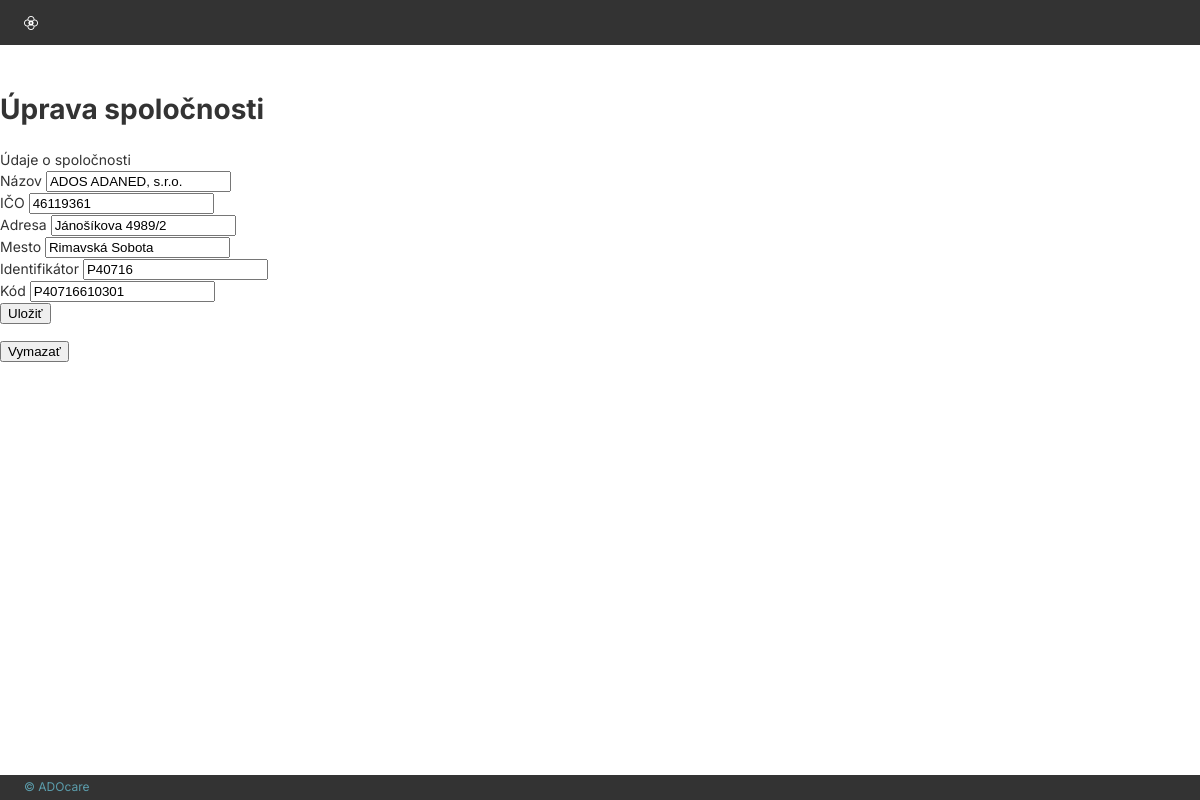
Screenshot of /company/update/2 (signed in) with the database file from the repository.
### tables this page shows
CREATE TABLE "adosky" (
	"id"	INTEGER,
	"nazov"	TEXT,
	"ico"	TEXT,
	"ulica"	TEXT,
	"mesto"	TEXT,
	"identifikator"	TEXT,
	"kod"	TEXT,
	"passwordHash"	TEXT,
	"latitude"	REAL,
	"longitude"	REAL
);

### routes/companies.py (the view, shortened to what this page needs)
@company_bp.route('/company/update/<int:id>', methods=['GET', 'POST'])
@login_required
def update_company(id):
    company = get_company(id)
    if not company:
        return "Spoločnosť nenájdená", 404
    return render_template("details/company.html", company=company)

### routes/auth.py (called while the page is built)
def setup_login_manager(login_manager) -> None:
    @login_manager.user_loader
    def load_user(user_id: int) -> User:
        conn = get_db_connection()
        usedData = conn.execute("SELECT * FROM adosky WHERE id = ?", (user_id,)).fetchone()
        conn.close()
        if usedData:
            return User(id       = int(usedData['id']),
                        username = usedData['identifikator'],
                        password = usedData['passwordHash'])
        return None

### routes/companies.py (called while the page is built)
def get_company(id):
    conn = get_db_connection()
    row = conn.execute("SELECT * FROM adosky WHERE id = ?", (id,)).fetchone()
    conn.close()
    return Company(row) if row else None

### utils/database.py (called while the page is built)
def get_db_connection():
    conn = sqlite3.connect(DATABASE_FILE)
    conn.row_factory = sqlite3.Row
    return conn

### templates/details/company.html (shortened to what this page needs)
{% extends "base.html" %}
{% block content %}
<h1>Úprava spoločnosti</h1>
<div class="section">
    <div class="lined-heading"><span>Údaje o spoločnosti</span></div>
    <form id="companyForm" method="POST" action="{{ url_for('company.update_company', id=company.id) }}">
        <div class="form-group">
            <label for="nazov">Názov</label>
            <input type="text" name="nazov" id="nazov" value="{{ company.nazov }}" required>
        </div>
        <div class="form-group">
            <label for="ico">IČO</label>
            <input type="text" name="ico" id="ico" value="{{ company.ico }}">
        </div>
        <div class="form-group">
            <label for="ulica">Adresa</label>
            <input type="text" name="ulica" id="ulica" value="{{ company.ulica }}">
        </div>
        <div class="form-group">
            <label for="mesto">Mesto</label>
            <input type="text" name="mesto" id="mesto" value="{{ company.mesto }}">
        </div>
        <div class="form-group">
            <label for="identifikator">Identifikátor</label>
            <input type="text" name="identifikator" id="identifikator" value="{{ company.identifikator }}">
        </div>
        <div class="form-group">
            <label for="kod">Kód</label>
            <input type="text" name="kod" id="kod" value="{{ company.kod }}">
        </div>
        <button type="submit" class="btn">Uložiť</button>
    </form>
    <form method="POST" action="{{ url_for('company.delete_company', id=company.id) }}" style="margin-top: 1rem;">
        <button type="submit" class="btn warning">Vymazať</button>
    </form>
</div>
{% endblock %}

### static/css/global.css (style rules this page uses)
* { box-sizing: border-box; min-width: 0; }
html, body { height: 100%; margin: 0; padding: 0; }
body { min-height: 100dvh; min-height: 100vh; display: flex; flex-direction: column; align-items: stretch; background: var(--c-dark-grey); color: var(--c-dark-grey); font-family: var(--ts-normal-font); font-size: var(--ts-normal-size); font-weight: var(--ts-normal-weight); line-height: var(--ts-normal-line); }

### static/css/tokens.css (style rules this page uses)
:root { --c-dark-grey: #333333; --c-white: #fff; --c-almost-white: #F1F1F1; --c-light-grey: #CCCCCC; --c-accent: #5C9EAD; --c-warning: #F72585; --c-success: #47905D; --c-tag-1: #D9D9D9; --c-tag-2: #575252; --c-tag-3: #DEECEF; --font-sans: 'Inter', ui-sans-serif, system-ui, -apple-system, 'Segoe UI', Roboto, Arial, sans-serif; --font-accent: 'Istok Web', 'Inter', ui-sans-serif, system-ui, -apple-system, 'Segoe UI', Roboto, Arial, sans-serif; --ts-heading-accent-font: var(--font-accent); --ts-heading-accent-size: 20px; --ts-heading-accent-weight: 300; --ts-heading-accent-line: 1.3; --ts-heading-font: var(--font-sans); --ts-heading-size: 16px; --ts-heading-weight: 300; --ts-heading-line: 1.4; --ts-normal-font: var(--font-sans); --ts-normal-size: 14px; --ts-normal-weight: 400; --ts-normal-line: 1.5; --ts-mini-font: var(--font-sans); --ts-mini-size: 12px; --ts-mini-weight: 400; --ts-mini-line: 1.4; --ts-mini-mini-size: 8px; --radius-sm: 4px; --radius-md: 8px; --border-basic: 1px solid var(--c-dark-grey); --border-accent: 1px solid var(--c-accent); --border-warning: 1px solid var(--c-warning); --border-white: 1px solid var(--c-white); --shadow: 0 2px 20px rgba(0, 0, 0, 0.25); --width-page: 1200px; --width-full: 100%; --space-0: 0.15rem; --space-1: 0.25rem; --space-2: 0.5rem; --space-3: 0.75rem; --space-4: 1rem; --space-5: 1.25rem; --space-6: 1.5rem; --space-8: 2rem; --z-dropdown: 1000; --z-sticky: 1100; --z-modal: 2000; --z-tooltip: 3000; }

### rows the page displays
adosky: nazov "ADOS ADANED, s.r.o.", ico "46119361", ulica "Jánošíkova 4989/2", mesto "Rimavská Sobota", identifikator "P40716", kod "P40716610301"
